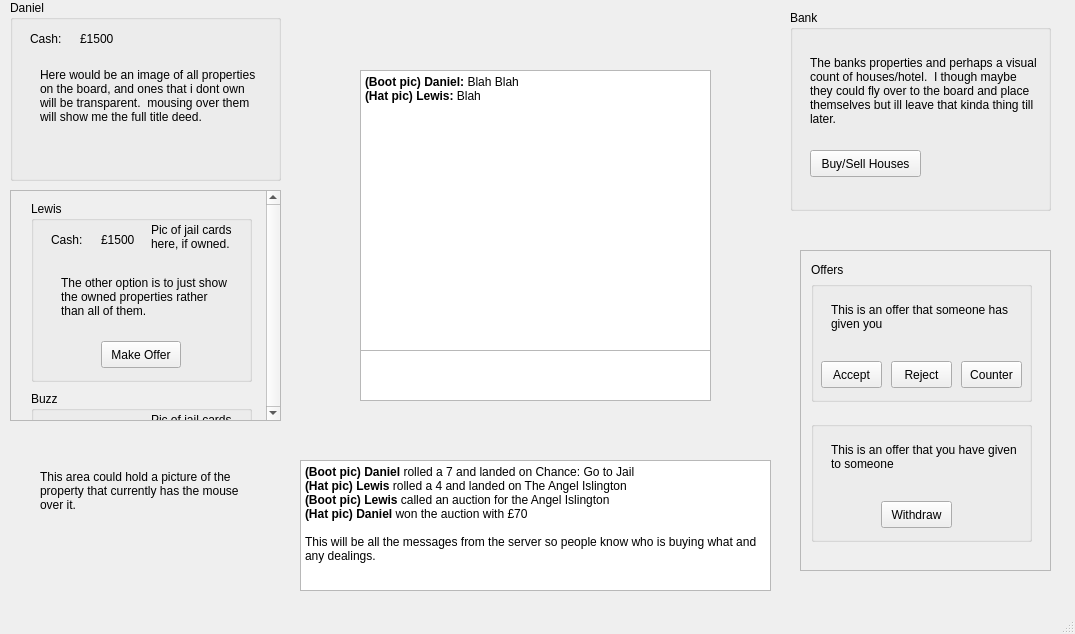
<ui version="4.0" >
 <class>MainWindow</class>
 <widget class="QMainWindow" name="MainWindow" >
  <property name="geometry" >
   <rect>
    <x>0</x>
    <y>0</y>
    <width>1075</width>
    <height>634</height>
   </rect>
  </property>
  <property name="windowTitle" >
   <string>MainWindow</string>
  </property>
  <widget class="QWidget" name="centralwidget" >
   <widget class="QLabel" name="label" >
    <property name="geometry" >
     <rect>
      <x>300</x>
      <y>10</y>
      <width>471</width>
      <height>451</height>
     </rect>
    </property>
    <property name="text" >
     <string/>
    </property>
    <property name="pixmap" >
     <pixmap resource="resources/resources.qrc" >:/images/board2.png</pixmap>
    </property>
    <property name="scaledContents" >
     <bool>true</bool>
    </property>
   </widget>
   <widget class="QGroupBox" name="groupBox" >
    <property name="geometry" >
     <rect>
      <x>10</x>
      <y>0</y>
      <width>271</width>
      <height>181</height>
     </rect>
    </property>
    <property name="title" >
     <string>Daniel</string>
    </property>
    <widget class="QLabel" name="label_2" >
     <property name="geometry" >
      <rect>
       <x>20</x>
       <y>30</y>
       <width>41</width>
       <height>17</height>
      </rect>
     </property>
     <property name="text" >
      <string>Cash:</string>
     </property>
    </widget>
    <widget class="QLabel" name="label_3" >
     <property name="geometry" >
      <rect>
       <x>70</x>
       <y>30</y>
       <width>56</width>
       <height>17</height>
      </rect>
     </property>
     <property name="text" >
      <string>£1500</string>
     </property>
    </widget>
    <widget class="QLabel" name="label_4" >
     <property name="geometry" >
      <rect>
       <x>30</x>
       <y>50</y>
       <width>221</width>
       <height>91</height>
      </rect>
     </property>
     <property name="text" >
      <string>Here would be an image of all properties on the board, and ones that i dont own will be transparent.  mousing over them will show me the full title deed.</string>
     </property>
     <property name="wordWrap" >
      <bool>true</bool>
     </property>
    </widget>
   </widget>
   <widget class="QTextBrowser" name="textBrowser" >
    <property name="geometry" >
     <rect>
      <x>360</x>
      <y>70</y>
      <width>351</width>
      <height>281</height>
     </rect>
    </property>
    <property name="autoFillBackground" >
     <bool>false</bool>
    </property>
    <property name="html" >
     <string>&lt;!DOCTYPE HTML PUBLIC "-//W3C//DTD HTML 4.0//EN" "http://www.w3.org/TR/REC-html40/strict.dtd">
&lt;html>&lt;head>&lt;meta name="qrichtext" content="1" />&lt;style type="text/css">
p, li { white-space: pre-wrap; }
&lt;/style>&lt;/head>&lt;body style=" font-family:'DejaVu Sans'; font-size:9pt; font-weight:400; font-style:normal;">
&lt;p style=" margin-top:0px; margin-bottom:0px; margin-left:0px; margin-right:0px; -qt-block-indent:0; text-indent:0px;">&lt;span style=" font-weight:600;">(Boot pic) Daniel:&lt;/span> Blah Blah&lt;/p>
&lt;p style=" margin-top:0px; margin-bottom:0px; margin-left:0px; margin-right:0px; -qt-block-indent:0; text-indent:0px;">&lt;span style=" font-weight:600;">(Hat pic) Lewis:&lt;/span> Blah&lt;/p>&lt;/body>&lt;/html></string>
    </property>
   </widget>
   <widget class="QTextBrowser" name="textBrowser_2" >
    <property name="geometry" >
     <rect>
      <x>360</x>
      <y>350</y>
      <width>351</width>
      <height>51</height>
     </rect>
    </property>
   </widget>
   <widget class="QTextBrowser" name="textBrowser_3" >
    <property name="geometry" >
     <rect>
      <x>300</x>
      <y>460</y>
      <width>471</width>
      <height>131</height>
     </rect>
    </property>
    <property name="html" >
     <string>&lt;!DOCTYPE HTML PUBLIC "-//W3C//DTD HTML 4.0//EN" "http://www.w3.org/TR/REC-html40/strict.dtd">
&lt;html>&lt;head>&lt;meta name="qrichtext" content="1" />&lt;style type="text/css">
p, li { white-space: pre-wrap; }
&lt;/style>&lt;/head>&lt;body style=" font-family:'DejaVu Sans'; font-size:9pt; font-weight:400; font-style:normal;">
&lt;p style=" margin-top:0px; margin-bottom:0px; margin-left:0px; margin-right:0px; -qt-block-indent:0; text-indent:0px;">&lt;span style=" font-weight:600;">(Boot pic) Daniel &lt;/span>rolled a 7 and landed on Chance: Go to Jail&lt;/p>
&lt;p style=" margin-top:0px; margin-bottom:0px; margin-left:0px; margin-right:0px; -qt-block-indent:0; text-indent:0px;">&lt;span style=" font-weight:600;">(Hat pic) Lewis &lt;/span>rolled a 4 and landed on The Angel Islington&lt;/p>
&lt;p style=" margin-top:0px; margin-bottom:0px; margin-left:0px; margin-right:0px; -qt-block-indent:0; text-indent:0px;">&lt;span style=" font-weight:600;">(Boot pic) Lewis &lt;/span>called an auction for the Angel Islington&lt;/p>
&lt;p style=" margin-top:0px; margin-bottom:0px; margin-left:0px; margin-right:0px; -qt-block-indent:0; text-indent:0px;">&lt;span style=" font-weight:600;">(Hat pic) Daniel &lt;/span>won the auction with £70&lt;/p>
&lt;p style="-qt-paragraph-type:empty; margin-top:0px; margin-bottom:0px; margin-left:0px; margin-right:0px; -qt-block-indent:0; text-indent:0px;">&lt;/p>
&lt;p style=" margin-top:0px; margin-bottom:0px; margin-left:0px; margin-right:0px; -qt-block-indent:0; text-indent:0px;">This will be all the messages from the server so people know who is buying what and any dealings.&lt;/p>&lt;/body>&lt;/html></string>
    </property>
   </widget>
   <widget class="QGroupBox" name="groupBox_3" >
    <property name="geometry" >
     <rect>
      <x>790</x>
      <y>10</y>
      <width>261</width>
      <height>201</height>
     </rect>
    </property>
    <property name="title" >
     <string>Bank</string>
    </property>
    <widget class="QLabel" name="label_11" >
     <property name="geometry" >
      <rect>
       <x>20</x>
       <y>20</y>
       <width>231</width>
       <height>121</height>
      </rect>
     </property>
     <property name="text" >
      <string>The banks properties and perhaps a visual count of houses/hotel.  I though maybe they could fly over to the board and place themselves but ill leave that kinda thing till later.</string>
     </property>
     <property name="wordWrap" >
      <bool>true</bool>
     </property>
    </widget>
    <widget class="QPushButton" name="pushButton_2" >
     <property name="geometry" >
      <rect>
       <x>20</x>
       <y>140</y>
       <width>111</width>
       <height>27</height>
      </rect>
     </property>
     <property name="text" >
      <string>Buy/Sell Houses</string>
     </property>
    </widget>
   </widget>
   <widget class="QScrollArea" name="scrollArea" >
    <property name="geometry" >
     <rect>
      <x>800</x>
      <y>250</y>
      <width>251</width>
      <height>321</height>
     </rect>
    </property>
    <property name="widgetResizable" >
     <bool>true</bool>
    </property>
    <widget class="QWidget" name="scrollAreaWidgetContents" >
     <property name="geometry" >
      <rect>
       <x>0</x>
       <y>0</y>
       <width>247</width>
       <height>317</height>
      </rect>
     </property>
     <widget class="QGroupBox" name="groupBox_4" >
      <property name="geometry" >
       <rect>
        <x>10</x>
        <y>30</y>
        <width>221</width>
        <height>121</height>
       </rect>
      </property>
      <property name="title" >
       <string/>
      </property>
      <widget class="QLabel" name="label_9" >
       <property name="geometry" >
        <rect>
         <x>10</x>
         <y>10</y>
         <width>56</width>
         <height>17</height>
        </rect>
       </property>
       <property name="text" >
        <string/>
       </property>
      </widget>
      <widget class="QPushButton" name="pushButton_3" >
       <property name="geometry" >
        <rect>
         <x>10</x>
         <y>80</y>
         <width>61</width>
         <height>27</height>
        </rect>
       </property>
       <property name="text" >
        <string>Accept</string>
       </property>
      </widget>
      <widget class="QPushButton" name="pushButton_4" >
       <property name="geometry" >
        <rect>
         <x>80</x>
         <y>80</y>
         <width>61</width>
         <height>27</height>
        </rect>
       </property>
       <property name="text" >
        <string>Reject</string>
       </property>
      </widget>
      <widget class="QPushButton" name="pushButton_5" >
       <property name="geometry" >
        <rect>
         <x>150</x>
         <y>80</y>
         <width>61</width>
         <height>27</height>
        </rect>
       </property>
       <property name="text" >
        <string>Counter</string>
       </property>
      </widget>
      <widget class="QLabel" name="label_10" >
       <property name="geometry" >
        <rect>
         <x>20</x>
         <y>10</y>
         <width>191</width>
         <height>51</height>
        </rect>
       </property>
       <property name="text" >
        <string>This is an offer that someone has given you</string>
       </property>
       <property name="wordWrap" >
        <bool>true</bool>
       </property>
      </widget>
     </widget>
     <widget class="QLabel" name="label_12" >
      <property name="geometry" >
       <rect>
        <x>10</x>
        <y>10</y>
        <width>56</width>
        <height>17</height>
       </rect>
      </property>
      <property name="text" >
       <string>Offers</string>
      </property>
     </widget>
     <widget class="QGroupBox" name="groupBox_5" >
      <property name="geometry" >
       <rect>
        <x>10</x>
        <y>170</y>
        <width>221</width>
        <height>121</height>
       </rect>
      </property>
      <property name="title" >
       <string/>
      </property>
      <widget class="QLabel" name="label_13" >
       <property name="geometry" >
        <rect>
         <x>10</x>
         <y>10</y>
         <width>56</width>
         <height>17</height>
        </rect>
       </property>
       <property name="text" >
        <string/>
       </property>
      </widget>
      <widget class="QPushButton" name="pushButton_6" >
       <property name="geometry" >
        <rect>
         <x>70</x>
         <y>80</y>
         <width>71</width>
         <height>27</height>
        </rect>
       </property>
       <property name="text" >
        <string>Withdraw</string>
       </property>
      </widget>
      <widget class="QLabel" name="label_14" >
       <property name="geometry" >
        <rect>
         <x>20</x>
         <y>10</y>
         <width>191</width>
         <height>51</height>
        </rect>
       </property>
       <property name="text" >
        <string>This is an offer that you have given to someone</string>
       </property>
       <property name="wordWrap" >
        <bool>true</bool>
       </property>
      </widget>
     </widget>
    </widget>
   </widget>
   <widget class="QLabel" name="label_15" >
    <property name="geometry" >
     <rect>
      <x>40</x>
      <y>400</y>
      <width>211</width>
      <height>181</height>
     </rect>
    </property>
    <property name="text" >
     <string>This area could hold a picture of the property that currently has the mouse over it.</string>
    </property>
    <property name="wordWrap" >
     <bool>true</bool>
    </property>
   </widget>
   <widget class="QScrollArea" name="scrollArea_2" >
    <property name="geometry" >
     <rect>
      <x>10</x>
      <y>190</y>
      <width>271</width>
      <height>231</height>
     </rect>
    </property>
    <property name="frameShadow" >
     <enum>QFrame::Raised</enum>
    </property>
    <property name="verticalScrollBarPolicy" >
     <enum>Qt::ScrollBarAlwaysOn</enum>
    </property>
    <property name="widgetResizable" >
     <bool>true</bool>
    </property>
    <widget class="QWidget" name="scrollAreaWidgetContents_2" >
     <property name="geometry" >
      <rect>
       <x>0</x>
       <y>0</y>
       <width>251</width>
       <height>227</height>
      </rect>
     </property>
     <widget class="QGroupBox" name="groupBox_2" >
      <property name="geometry" >
       <rect>
        <x>20</x>
        <y>10</y>
        <width>221</width>
        <height>181</height>
       </rect>
      </property>
      <property name="title" >
       <string>Lewis</string>
      </property>
      <widget class="QLabel" name="label_5" >
       <property name="geometry" >
        <rect>
         <x>20</x>
         <y>30</y>
         <width>41</width>
         <height>17</height>
        </rect>
       </property>
       <property name="text" >
        <string>Cash:</string>
       </property>
      </widget>
      <widget class="QLabel" name="label_6" >
       <property name="geometry" >
        <rect>
         <x>70</x>
         <y>30</y>
         <width>56</width>
         <height>17</height>
        </rect>
       </property>
       <property name="text" >
        <string>£1500</string>
       </property>
      </widget>
      <widget class="QLabel" name="label_7" >
       <property name="geometry" >
        <rect>
         <x>30</x>
         <y>50</y>
         <width>171</width>
         <height>91</height>
        </rect>
       </property>
       <property name="text" >
        <string>The other option is to just show the owned properties rather than all of them.</string>
       </property>
       <property name="wordWrap" >
        <bool>true</bool>
       </property>
      </widget>
      <widget class="QPushButton" name="pushButton" >
       <property name="geometry" >
        <rect>
         <x>70</x>
         <y>140</y>
         <width>80</width>
         <height>27</height>
        </rect>
       </property>
       <property name="text" >
        <string>Make Offer</string>
       </property>
      </widget>
      <widget class="QLabel" name="label_8" >
       <property name="geometry" >
        <rect>
         <x>120</x>
         <y>20</y>
         <width>91</width>
         <height>31</height>
        </rect>
       </property>
       <property name="text" >
        <string>Pic of jail cards here, if owned.</string>
       </property>
       <property name="wordWrap" >
        <bool>true</bool>
       </property>
      </widget>
     </widget>
     <widget class="QGroupBox" name="groupBox_6" >
      <property name="geometry" >
       <rect>
        <x>20</x>
        <y>200</y>
        <width>221</width>
        <height>181</height>
       </rect>
      </property>
      <property name="title" >
       <string>Buzz</string>
      </property>
      <widget class="QLabel" name="label_16" >
       <property name="geometry" >
        <rect>
         <x>20</x>
         <y>30</y>
         <width>41</width>
         <height>17</height>
        </rect>
       </property>
       <property name="text" >
        <string>Cash:</string>
       </property>
      </widget>
      <widget class="QLabel" name="label_17" >
       <property name="geometry" >
        <rect>
         <x>70</x>
         <y>30</y>
         <width>56</width>
         <height>17</height>
        </rect>
       </property>
       <property name="text" >
        <string>£1500</string>
       </property>
      </widget>
      <widget class="QLabel" name="label_18" >
       <property name="geometry" >
        <rect>
         <x>30</x>
         <y>50</y>
         <width>171</width>
         <height>91</height>
        </rect>
       </property>
       <property name="text" >
        <string>The other option is to just show the owned properties rather than all of them.</string>
       </property>
       <property name="wordWrap" >
        <bool>true</bool>
       </property>
      </widget>
      <widget class="QPushButton" name="pushButton_7" >
       <property name="geometry" >
        <rect>
         <x>70</x>
         <y>140</y>
         <width>80</width>
         <height>27</height>
        </rect>
       </property>
       <property name="text" >
        <string>Make Offer</string>
       </property>
      </widget>
      <widget class="QLabel" name="label_19" >
       <property name="geometry" >
        <rect>
         <x>120</x>
         <y>20</y>
         <width>91</width>
         <height>31</height>
        </rect>
       </property>
       <property name="text" >
        <string>Pic of jail cards here, if owned.</string>
       </property>
       <property name="wordWrap" >
        <bool>true</bool>
       </property>
      </widget>
     </widget>
    </widget>
   </widget>
  </widget>
  <widget class="QMenuBar" name="menubar" >
   <property name="geometry" >
    <rect>
     <x>0</x>
     <y>0</y>
     <width>1075</width>
     <height>22</height>
    </rect>
   </property>
  </widget>
  <widget class="QStatusBar" name="statusbar" />
 </widget>
 <resources>
  <include location="resources/resources.qrc" />
 </resources>
 <connections/>
</ui>
